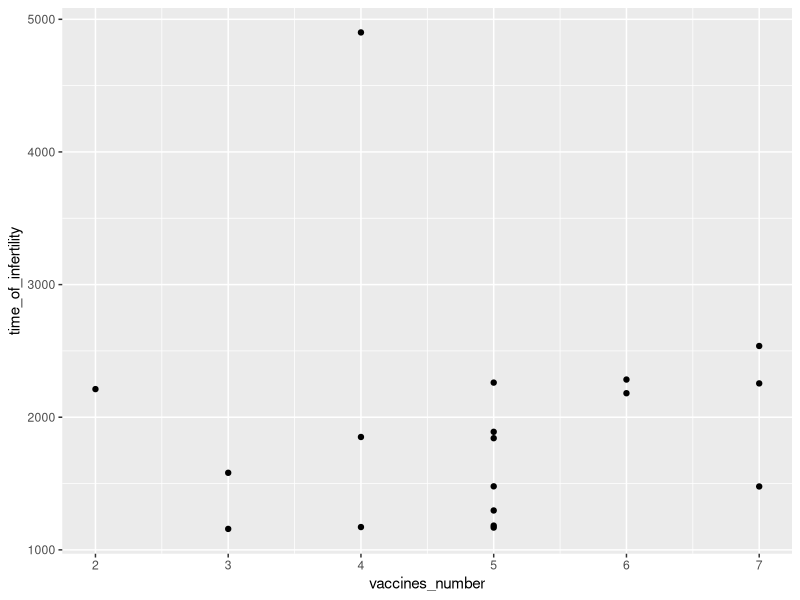
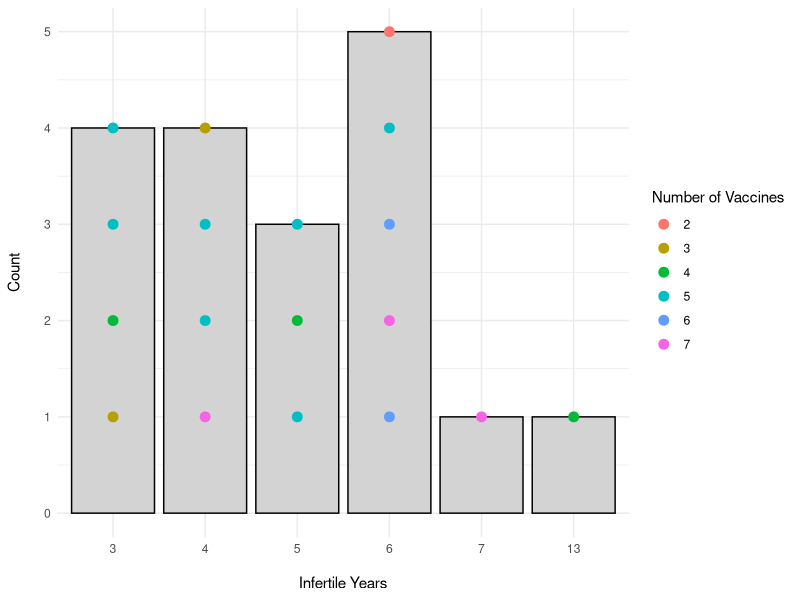
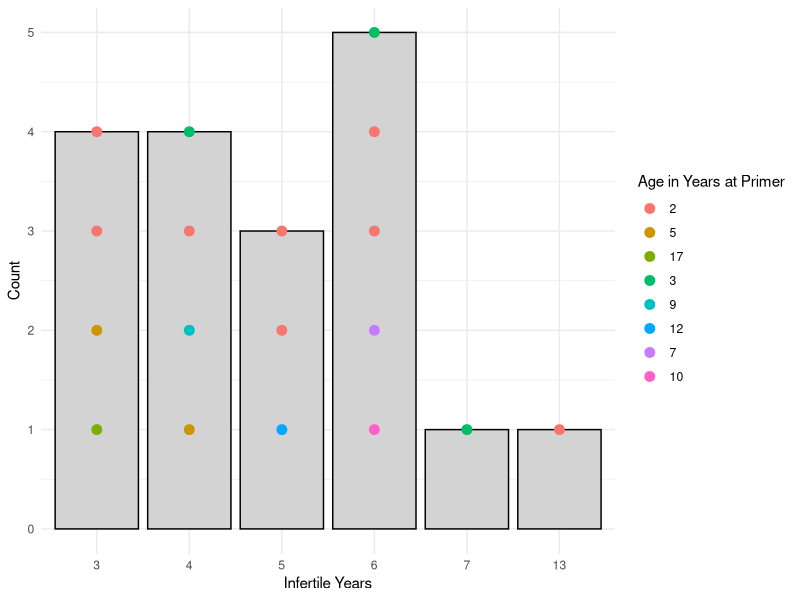

Reproduce these figures in R, in order. (Note: this script raises an error after producing the figures.)
# libraries and data import----
library(tidyverse)
library(readxl)
library(ggrepel)
library(lubridate)
library(gridExtra)

pzp <- read_excel("data/pzpdata.xlsx")
pzp <- mutate_if(pzp, is.POSIXct, as.Date)
pzp$Foal_DOB_P_9yr <- as.Date(pzp$Foal_DOB_P_9yr)
pzp$Foal_DOB_P_10yr <- as.Date(pzp$Foal_DOB_P_9yr)

# CURRENTLY WITH 2 YRS discarding treatment, just efficacy -> birth again -----
# got an initial primer and booster
pandb <- pzp %>%  filter(!is.na(Primer)& !is.na(Booster1))

str(pandb [, 30:39])

# had at least 3 years of recorded infertility
efficient <- pandb %>%
  filter(apply(select(., 30:39), 1, function(row) {
      runs <- rle(row == "NP")
      any(runs$values & runs$lengths >= 2) }))
# maybe change to 2 years?
  
View(efficient)
nrow(efficient) # 62/85

# make a variable for whether they gave birth post infertility period
# attempt 1 - 
# if 3 years infertile and then birth again, 1,
# if not than 0
efficient <- efficient %>%
  mutate(birth_again = apply(select(., 30:39), 1, function(row) {
    # Get run lengths 
    runs <- rle(row == "NP")
    # check for at least one run of 3 or more NAs followed by a non-NA
    for (i in seq_along(runs$lengths)) {
      if (runs$values[i] == TRUE && runs$lengths[i] >= 3) { 
        # At least 3 consecutive "NP"
        # Calculate the starting index for the remaining values after the NP run
        start_idx <- sum(runs$lengths[1:i]) + 1
        remaining_values <- row[start_idx:length(row)]
        # Check if there's any "YES" in the remaining values, ignoring NA values
        if (any(remaining_values == "YES", na.rm = TRUE)) {
          return(1) }}}
    return(0) }))

# attempt 2 - separate non-reversible and data deficient
efficient <- efficient %>%
  mutate(birth_again = apply(select(., 30:39), 1, function(row) {
    runs <- rle(row == "NP")
    # initialise
    first_condition_met <- FALSE
    # Check if: 3 or more consecutive "NP"s followed by a "YES"
    for (i in seq_along(runs$lengths)) {
      # runs already made in prev code - if delete that then need to put it here
      if (runs$values[i] == TRUE && runs$lengths[i] >= 2) { 
        # At least 3 consecutive "NP"
        start_idx <- sum(runs$lengths[1:i]) + 1
        remaining_values <- row[start_idx:length(row)]
        if (any(remaining_values == "YES", na.rm = TRUE)) {
          first_condition_met <- TRUE
          break}}}
    if (first_condition_met) {
      return(1) }
    # Check for the second condition: 5 or more consecutive "NP"s
    if (any(runs$values & runs$lengths >= 5)) {
      return(0)}
    return(2)  }))

efficient_zero <- efficient %>% filter(birth_again == 0)
efficient_one <- efficient %>% filter (birth_again == 1)
efficient_excluded <- efficient %>%  filter (birth_again == 2)
efficient_unambigous <- efficient %>% filter((birth_again ==1) |(birth_again ==0) )
efficient_unambigous$age_at_primer <- as.numeric(efficient_unambigous$Primer - efficient_unambigous$birth_date)
efficient_unambigous$vaccines_number <- rowSums(!is.na(efficient_unambigous[, c(5:12)]))


# is there an effect on the above grouping of a) age at primer and b) number of doses received?
model_age <- glm(birth_again ~ age_at_primer, data = efficient_unambigous, family = binomial )
summary(model_age)
# no effect, but also very small sample size
model_vaccines <- glm(birth_again ~ vaccines_number, data = efficient_unambigous, family = binomial )
summary(model_vaccines)
# :') the more vaccines received the more likely they are to be in the group that came back to birth
# small sample size, but also: maybe they were more likely to give birth and thats why they received the more vaccines?
# but it should actually be: vaccines received before coming back to birth for those that did.
# actually: cannot compare, since its biased if I count like this.
# differently for both groups: before coming back to those that did but overall for those that didnt.
# year in which they received primer?
efficient_unambigous$year_primer <- as.factor(year(efficient_unambigous$Primer))
model_year <- glm(birth_again ~ year_primer, data = efficient_unambigous, family = binomial)
summary(model_year)
# absolutely no effect

# how long on average were they infertile for?
efficient_one<- efficient_one %>% 
  mutate(time_infertility = case_when(
    !is.na(Foal_DOB_P_3yr) ~ Foal_DOB_P_3yr,
    !is.na(Foal_DOB_P_4yr) ~ Foal_DOB_P_4yr,
    !is.na(Foal_DOB_P_5yr) ~ Foal_DOB_P_5yr,
    !is.na(Foal_DOB_P_6yr) ~ Foal_DOB_P_6yr,
    !is.na(Foal_DOB_P_7yr) ~ Foal_DOB_P_7yr,
    !is.na(Foal_DOB_P_8yr) ~ Foal_DOB_P_8yr,
    !is.na(Foal_DOB_P_9yr) ~ Foal_DOB_P_9yr,
    !is.na(Foal_DOB_P_10yr) ~ Foal_DOB_P_10yr))


# days from primer to first foal
pzp <- pzp %>% 
  mutate(days_primer_to_firstfoal = as.numeric( first_foal_after_treatment - Primer))
efficient_one <- efficient_one %>%  mutate(time_of_infertility =
                              as.numeric(time_infertility - Primer))

str(efficient_one$time_of_infertility)
mean(efficient_one$time_of_infertility)/365
sd(efficient_one$time_of_infertility)/365 
# avg time of infertility: 5 years 7 months, sd 0.9779
max(efficient_one$time_of_infertility)/365  # 6.95
min(efficient_one$time_of_infertility)/365 # 4.05
efficient_one$vaccines_number <- rowSums(!is.na(efficient_one[, c(5:12)]))
efficient_one$age_at_primer <- as.numeric(efficient_one$Primer - efficient_one$birth_date)
mean(efficient_one$age_at_primer)/365 # 5.12 years old

(plot_vaccines <- ggplot (efficient_one, aes( x = vaccines_number, y = time_of_infertility))+ geom_point())
# doesnt make too much sense as dont know if they got the vacccines before or after

efficient_one <- efficient_one %>%
  mutate(infertility_years = round(time_of_infertility / 365))  

efficient_one <- efficient_one %>%
  group_by(infertility_years) %>%
  mutate(point_position = seq(1, n(), length.out = n()))  # Evenly distribute points

efficient_one <- efficient_one %>%
  mutate(infertility_years = factor(infertility_years))

#  Plot with bars and evenly distributed points
(plot_vaccines_2 <- ggplot(efficient_one, aes(x = infertility_years)) +
    # Bar plot layer
    geom_bar(fill = "lightgray", color = "black") +
    # Overlay points evenly distributed along a vertical line within the bar
    geom_point(aes(y = point_position, color = factor(vaccines_number)), 
               size = 3, position = position_nudge(x = 0)) +  # Adjust point size and nudge
    scale_color_discrete(name = "Number of Vaccines") +  # Color by number of vaccines
    labs(x = "\nInfertile Years", y = "Count\n") +  # Adjust labels
    theme_minimal() ) 
# again, this plot makes no sense

efficient_one <- efficient_one%>%
  mutate(age_in_years_at_primer = round(age_at_primer / 365))  
efficient_one<-  efficient_one %>%
  mutate(age_category = factor(age_in_years_at_primer))  

efficient_one <- efficient_one %>%
  group_by(infertility_years) %>%
  mutate(point_position = seq(1, n(), length.out = n()))  

(plot_vaccines_2 <- ggplot(efficient_one, aes(x = infertility_years)) +
    geom_bar(fill = "lightgray", color = "black") +
    geom_point(aes(y = point_position, color = age_category), 
               size = 3, position = position_nudge(x = 0)) +  
    scale_color_discrete(name= "Age in Years at Primer") +  
    labs(x = "Infertile Years", y = "Count") +  
    theme_minimal())

# Function to calculate the longest consecutive "NP" in a vector
longest_consecutive_np <- function(row) {
  # Convert the row to a character vector to handle cases like factors
  row <- as.character(row)
  # Find consecutive "NP" values
  rle_result <- rle(row == "NP")
  # Return the length of the longest run of TRUE (where "NP" occurs)
  max(rle_result$lengths[rle_result$values == TRUE], na.rm = TRUE)}

str(efficient_zero[, 30:39])

efficient_zero$infertile_years <- apply(efficient_zero[, 30:39], 1, longest_consecutive_np)
efficient_zero$vaccines_number <- rowSums(!is.na(efficient_two[, c(5:12)]))
efficient_zero$age_at_primer <- as.numeric(efficient_zero$Primer - efficient_zero$birth_date)
mean(efficient_zero$age_at_primer)/365  # 6.1 years old
sd(efficient_zero$age_at_primer)/365
min(efficient_zero$age_at_primer)/365
max(efficient_zero$age_at_primer)/365
(plot_vaccines <- ggplot (efficient_zero, aes( x = age_at_primer/365, y = infertile_years))+ geom_point())
# no but this makes no sense this is just the length of data we have...



# if we just look at the "standard treatment"----
# filter horses who got 2 or 3 vaccines
reversibility_data <- pzp %>% filter(!is.na(Primer) & !is.na(Booster1) 
                                     & is.na (Booster3) & is.na(Booster4)) %>% 
  mutate(which_vaccines = case_when(!is.na(Booster2) ~ "3",
                                    is.na(Booster2) ~ "2")) %>% 
  select (-Std_num, -Booster3, -Booster4, - DOB_latest_foal, -DOB_foal_year_before, -primer_on_time, -booster_on_time, 
          - fertility, -efficiency_year1)

(vaccines_summary <- reversibility_data %>% 
    group_by(which_vaccines) %>% 
    summarise(count = length(which_vaccines)))
# 60 got 2 vaccines, 86 got 3

str(reversibility_data[,25:34])
# add how many years of data we have
reversibility_data <- reversibility_data %>%
  mutate(years_of_data = 
           ifelse(!is.na(Primer_again), 
      as.numeric(format(Primer_again, "%Y")) - as.numeric(format(Primer, "%Y")),
      apply(select(., 25:34), 1, function(row) {
        # if they didnt start treatment again - 
        stop_index <- which(is.na(row) | row == "OUT")[1]
        if (is.na(stop_index)) {10 }
        # Maximum years if no NA or "OUT" is found 
        else {stop_index - 1} 
      })))# Count up to the first occurrence

# remove observations of horses with no data 
reversibility_data <- filter(reversibility_data, years_of_data != "0")

# variable for whether ever observed to give birth again (logi)
reversibility_data <- reversibility_data %>% 
  mutate(birth_again = sapply(1:nrow(.), function(i) {
    row <- as.vector(unlist(select(.[i,], 11:20)))
    booster_value <- if(which_vaccines[i] ==3) 
    {Booster2[i] } 
    else if (which_vaccines[i] ==2) {Booster1[i]}
    else {NA}
    any(row > booster_value, na.rm = TRUE)}))

# add when the first recorded birth post-treatment was if any
reversibility_data <- reversibility_data %>%
  mutate(date_birth_again = as.Date(sapply(1:nrow(.), function(i) {
    row <- as.vector(unlist(select(.[i, ], 11:20)))
    booster_value <- if (which_vaccines[i] == 3) { Booster2[i]} 
    else if (which_vaccines[i] == 2) 
    {Booster1[i]} 
    else { NA}
    if (birth_again[i]) 
    # this means if birth again is TRUE
    {return(min(row[!is.na(row) & row > booster_value]))} 
    else 
    {return(NA)  # If birth_again is FALSE, return NA
    }}))) 

str(reversibility_data)
(reversible_summary <- reversibility_data %>% 
    group_by(which_vaccines, birth_again) %>% 
    summarise(count = length(Name)))

reversibility_2vacc <- reversibility_data %>% filter(which_vaccines == 2)
reversibility_3vacc <- reversibility_data %>% filter(which_vaccines == 3)

# 2 vaccines
(reversibility_2vacc_sum_years <- reversibility_2vacc %>% 
    group_by(years_of_data) %>% 
    summarise(count = length (Name)))

(reversibility_2vacc_plot <- ggplot(reversibility_2vacc,
                                    aes(x = years_of_data, 
                                        fill = birth_again))+
    geom_histogram(binwidth = 0.5)+
    scale_fill_manual(values = c("#CD6600", "#1C86EE"), labels = c("No", "Yes"))+
    labs(x = "\nYears of data available", y = "Number of individuals\n")+
    ggtitle("a) Primer and one booster\n")+
    scale_x_continuous(breaks = c(1,2,3,4,5,6,7,8,9))+
    guides(fill=guide_legend(title="Gave birth post-treatment"))+
    scale_x_continuous(breaks = c(1,2,3,4,5,6,7,8,9))+
    theme_classic()+
    theme(legend.position = "none"))
ggsave("pzp/plots/years_vs_reversibility_2yrs.png", dpi = 600)


# 3 vaccines
(reversibility_3vacc_sum_years <- reversibility_3vacc %>% 
    group_by(years_of_data) %>% 
    summarise(count = length (Name)))

(reversibility_3vacc_plot <- ggplot(reversibility_3vacc,
                                    aes(x = years_of_data, 
                                        fill = birth_again))+
    scale_fill_manual(values = c("#CD6600", "#1C86EE"), labels = c("No", "Yes"))+
    labs(x = "\nYears of data available", y = "Number of individuals\n")+
    ggtitle ("b) Primer and two boosters\n")+
    scale_x_continuous(breaks = c(1,2,3,4,5,6,7,8,9))+
    guides(fill=guide_legend(title="Gave birth post-treatment"))+
    theme_classic()+
    theme(legend.position = "none")+
    geom_histogram(binwidth = 0.5))
ggsave("pzp/plots/years_vs_reversibility_3yrs.png", dpi = 600)

# side by side plot 
reversibility_combined <- grid.arrange(reversibility_2vacc_plot, reversibility_3vacc_plot, nrow = 1, ncol = 2)
ggsave("pzp/plots/reversible_vs_years.png", plot = reversibility_combined, dpi = 600)

# unnecessary now, check later what this is, i forgot----
pbb <-  pzp %>%  filter(!is.na(Primer)& !is.na(Booster1) & !is.na(Booster2)
                        & is.na(Booster3) & is.na(Booster4))

pbb <- pbb %>%
  mutate(birth_again = sapply(1:nrow(.), function(i) {
    # Extract the row as a vector of dates
    row <- as.vector(unlist(select(.[i, ], 14:23)))
    # Check if any non-NA value is greater than Booster2
    any(row > Booster2[i], na.rm = TRUE)}))

pbb_summary <- pbb %>% 
  group_by(birth_again) %>% 
  summarise(count = length(birth_again))
pbb_summary

pbb <- pbb %>%
  mutate(years_of_data = apply(select(., 31:39), 1, function(row) {
      # Find the position of the first NA or "OUT"
      stop_index <- which(is.na(row) | row == "OUT")[1]
      # Count up to the first occurrence
      return(stop_index - 1)}))
str(pbb[, 31:39])

pbb <- pbb %>% filter(years_of_data > 0)

# graphs
# is there a relationship between years of data and whether they come back to give birth or not?
# generally weird pattern.
# Age? I looked at this already but in the other group

# models on reversibility, currently with stricter data----

# 1- years of data
years_model <- glm( birth_again_strict ~ years_of_data, family = binomial, data = reversibility_data)
summary(years_model)
# + - the more years, the more likely it is to be true (0/1 in R)
# more likely to be false if fewer years of data, makes sense
# aic 87

# 2 - age at primer
reversibility_data <- mutate(reversibility_data, age_at_primer = as.numeric((Primer-birth_date)/365))
age_model <- glm(birth_again_strict ~age_at_primer, family = binomial, data = reversibility_data) 
summary(age_model)

# 3 - both
both_model <- glm(birth_again_strict ~ age_at_primer + years_of_data, family = binomial, data = reversibility_data) 
summary(both_model)
# still better with explaining just with the years of data

# 4 - years of data, no of vaccines
vaccines_model <- glm(birth_again_strict ~ years_of_data + which_vaccines, family = binomial, data = reversibility_data)     
summary(vaccines_model)
# not better

# try a random effect - not ok
# null 
null_model <- glm(birth_again_strict ~1, family = binomial, data = reversibility_data)
summary(null_model) # good its higher aic

# how long on average to first foal? From the end of treatment
reversibility_data <- mutate(reversibility_data,
                             time_to_foal = case_when(
                               which_vaccines == 2 ~ as.numeric((date_birth_again - Booster1)/365),
                               which_vaccines == 3 ~ as.numeric((date_birth_again - Booster2) /365)))

# average for everyone 
mean(reversibility_data$time_to_foal, na.rm = TRUE) # 1.5 years after last vaccine
# ok, so some seem to come back because vaccination was not efficient in the first place.
# they give birth immediately after B2, which means P and B didnt work.

# so what if we change the condition? Not just birth after B2 / B1, but birth after at least 1 infertile year.

# reversibility, standard treatment, stricter criteria ----

# did they give birth again, after at least 1 infertile year?
reversibility_data <- reversibility_data %>% 
  mutate(birth_again_strict = sapply(1:nrow(.), function(i) {
    row <- as.vector(unlist(select(.[i,], 11:20)))
    booster_value <- if(which_vaccines[i] ==3) 
    {Booster2[i] } 
    else if (which_vaccines[i] ==2) {Booster1[i]}
    else {NA}
    any(row > (booster_value+545), na.rm = TRUE) }))
    # the recorded birth has to be at least 1.5 years after the last vaccine
    # this ensures that there was at least 1 infertile year after the last vaccine was received
  

reversibility_data <- reversibility_data %>%
  mutate(birth_strict = as.Date(sapply(1:nrow(.), function(i) {
    row <- as.vector(unlist(select(.[i, ], 11:20)))
    booster_value <- if (which_vaccines[i] == 3) { Booster2[i]} 
    else if (which_vaccines[i] == 2) 
    {Booster1[i]} 
    else { NA}
    if (birth_again_strict[i]) 
    {return(min(row[!is.na(row) & row > (booster_value+545) ]))} 
    else {return(NA)}  }))) 
    # If birth_again is FALSE, return NA
  

reversibility_min2yrs <- reversibility_data %>% 
  filter(years_of_data != 1)
View(reversibility_min2yrs)

str(reversibility_data)
(reversible_summary_2 <- reversibility_min2yrs %>% 
    group_by(which_vaccines, birth_again_strict) %>% 
    summarise(count = length(Name)))
# 2 vaccines: 12 didnt come back, 9 did. 
# 3 vaccines: 53 didnt come back, 15 did.

reversibility_2vacc_strict <- reversibility_min2yrs %>% filter(which_vaccines == 2)
reversibility_2vacc_simple <- reversibility_data %>% filter(which_vaccines == 2)
reversibility_3vacc_strict <- reversibility_min2yrs %>% filter(which_vaccines == 3)

# 2 vaccines
(reversibility_2vacc_sum_years_strict <- reversibility_2vacc_strict %>% 
    group_by(years_of_data) %>% 
    summarise(count = length (Name)))

(reversibility_2vacc_plot_strict<- ggplot(reversibility_2vacc_strict,
                                          aes(x = years_of_data, 
                                              fill = birth_again_strict))+
    geom_histogram(binwidth = 0.5)+
    scale_fill_manual(values = c("#CD6600", "#1C86EE"), labels = c("No", "Yes"))+
    labs(x = "\nYears of data available", y = "Number of individuals\n")+
    ggtitle("a) Primer and one booster\n")+
    
    guides(fill=guide_legend(title="Gave birth post-treatment"))+
    theme_classic()+
     theme(legend.position = "none")+
    scale_x_continuous(breaks = c(1,2,3,4,5,6,7,8,9)))
ggsave("pzp/plots/years_vs_reversibility_2yrs.png", dpi = 600)


# 3 vaccines
(reversibility_3vacc_sum_years_strict <- reversibility_3vacc_strict %>% 
    group_by(years_of_data) %>% 
    summarise(count = length (Name)))

(reversibility_3vacc_plot_strict <- ggplot(reversibility_3vacc_strict,
                                    aes(x = years_of_data, 
                                        fill = birth_again_strict))+
    scale_fill_manual(values = c("#CD6600", "#1C86EE"), labels = c("No", "Yes"))+
    labs(x = "\nYears of data available", y = "Number of individuals\n")+
    ggtitle ("b) Primer and two boosters\n")+
    scale_x_continuous(breaks = c(1,2,3,4,5,6,7,8,9))+
    guides(fill=guide_legend(title="Gave birth post-treatment"))+
    theme_classic()+
    theme(legend.position = "none")+
    geom_histogram(binwidth = 0.5))
ggsave("pzp/plots/years_vs_reversibility_3yrs.png", dpi = 600)

reversibility_combined_strict <- grid.arrange(reversibility_2vacc_plot_strict, reversibility_3vacc_plot_strict, nrow = 1, ncol = 2)
ggsave("pzp/plots/reversible_vs_years_strict.png", plot = reversibility_combined_strict, dpi = 600)

reversibility_data <- mutate(reversibility_data,
                             time_to_foal_strict = case_when(
                               which_vaccines == 2 ~ as.numeric((birth_strict - Booster1)/365),
                               which_vaccines == 3 ~ as.numeric((birth_strict - Booster2) /365)))

# average for everyone 
mean(reversibility_data$time_to_foal_strict, na.rm = TRUE)
range(reversibility_data$time_to_foal_strict, na.rm = TRUE)
sd(reversibility_data$time_to_foal_strict, na.rm = TRUE)
# trying to plot data based on time since treatment  ----
# first - horses with 3 vaccines
# new df: each year, each horse, pregnant or not (if present)
# fix/ check year of foal:
# is it the year after B2 in this case? or year after primer?
reversibility_longer <- reversibility_3vacc_strict %>% 
  pivot_longer( cols= c(25:34), names_to = "Year_of_foal", values_to = "Pregnancy_status" )
#reversibility_longer <- reversibility_longer %>% 
#  filter(!is.na(Pregnancy_status)) %>% 
#  filter(Pregnancy_status != "NK") %>% 
#  filter(Pregnancy_status != "OUT")
nrow

reversibility_longer <- reversibility_longer %>% 
  filter(!is.na(Pregnancy_status)) %>% 
  filter(Pregnancy_status != "OUT" ) %>% 
  filter(Pregnancy_status != "NK")

# double check year 6
(year6_find_the_issue <- reversibility_3vacc_strict %>% 
  group_by(Foal_Status_P_6yr) %>% 
  summarise(count = length(Name)))

(reversibility_summary_attempt <- reversibility_longer %>% 
    group_by(Year_of_foal, Pregnancy_status ) %>% 
    summarise(count = sum(!is.na(Pregnancy_status))))

# try excluding those who were treated again
reversibility_longer <- reversibility_longer %>%
  mutate(Year_of_foal = as.numeric(str_extract(Year_of_foal, "\\d+")))
# redo calculations as i am not sure - ??

# reversibility_longer <- reversibility_longer %>%
#  filter(is.na(Primer_again) | (Year_of_foal ) < (as.numeric(format(Primer_again, "%Y")) - as.numeric(format(Primer, "%Y"))))
# this seems to cause the issue - but I dont understand why. 

reversibility_longer <- reversibility_longer %>% 
  mutate (years_between_primer_and_p2 = ifelse(is.na(Primer_again), NA, 
         (as.numeric(format(Primer_again, "%Y"))) - (as.numeric(format(Primer, "%Y"))))
         )

reversibility_longer <- reversibility_longer %>% 
  filter ((is.na (Primer_again)) | (!is.na(Primer_again) & Year_of_foal < years_between_primer_and_p2))


# an attempt at plot but i dont acc need the summary for this...
(plot_by_year <- ggplot(reversibility_longer,
                        aes(x = Year_of_foal, 
                            fill = Pregnancy_status))+
    scale_x_continuous(breaks = c(1,2,3,4,5,6,7,8,9))+
    labs(x = "Year", y = "Number of individuals")+
    scale_fill_manual(values = c("#CD6600", "#1C86EE"), labels = c("No foal", "Foal"))+
    geom_histogram(stat = "count")+
    theme_classic())  

# percentage attempt 

# Compute proportions within each year
reversibility_longer_percent <- reversibility_longer %>%
  group_by(Year_of_foal) %>%
  mutate(total = n()) %>%
  group_by(Year_of_foal, Pregnancy_status) %>%
  summarise(count = n(), .groups = "drop") %>%
  mutate(percent = 100 * count / sum(count))
reversibility_longer_percent

reversibility_longer_percent$year_of_foal <- as.factor(reversibility_longer_percent$Year_of_foal)

(plot_by_year_3vacc <- ggplot(reversibility_longer_percent, 
                        aes(x = factor(Year_of_foal), 
                            y = percent, 
                            fill = Pregnancy_status))+
    scale_x_discrete(labels = c("1\n (67)", "2\n(61)", "3\n(48)", 
                                "4\n (30)", "5\n (17)", "6\n (12)", 
                                "7\n (4)", "8\n(3)", "9\n(1)"))+
    # scale_x_continuous(breaks = c(1,2,3,4,5,6,7,8,9))+
    labs(x = "\nYear (sample size)", y = "% of all individuals with data for each year\n", fill = "Status")+
    geom_col(position = "fill") +  # Fill makes bars 100% stacked
    scale_fill_manual(values = c("orange", "skyblue"), labels = c("Not foaling", "Foaling")) +
   # scale_y_continuous(labels = scales::percent_format(scale = 1)) +  # Convert to percentage format
    theme_classic()+
    theme(legend.title = element_blank()))


ggsave("pzp/plots/returns_in_each_year_3vacc.png", dpi = 600)
# but have to somehow 1) add sample size
# b) make it clear that for some horses we simply do not have the data for 5 etc years,
# so it might be a false impression that they do not come back.
# AND ALSO: check what was the deal with those who got B3 and B4 BEFORE they got it
# or add that they were treated again but maybe were the ones for whom
# treatment was more reversible.

# ok, but also: if they got primer again, exclude them from the years after they got the P again.
# maybe if the date recorded for something is later than the p + years of data then exclude? 
# i dont knooow

reversibility_longer_2vacc <- reversibility_2vacc_simple %>% 
  # ABOVE, THIS USED TO BE 2VACC STRICT
  pivot_longer( cols= c(25:34), names_to = "Year_of_foal", values_to = "Pregnancy_status" )

reversibility_longer_2vacc <- reversibility_longer_2vacc %>% 
  filter(!is.na(Pregnancy_status)) %>% 
  filter(Pregnancy_status != "NK") %>% 
  filter(Pregnancy_status != "OUT")

reversibility_longer_2vacc <- reversibility_longer_2vacc %>% 
  mutate (years_between_primer_and_p2 = ifelse(is.na(Primer_again), NA, 
                                               (as.numeric(format(Primer_again, "%Y"))) - (as.numeric(format(Primer, "%Y"))))
  )

reversibility_longer_2vacc <- reversibility_longer_2vacc %>% 
  filter ((is.na (Primer_again)) | (!is.na(Primer_again) & Year_of_foal < years_between_primer_and_p2))


(reversibility_summary_attempt_2vacc <- reversibility_longer_2vacc %>% 
    group_by(Year_of_foal, Pregnancy_status ) %>% 
    summarise(count = sum(!is.na(Pregnancy_status))))
View(reversibility_summary_attempt_2vacc)
reversibility_summary_attempt <- reversibility_summary_attempt %>% 
  drop_na() %>% 
  filter(Pregnancy_status != "OUT") %>% 
  filter(Pregnancy_status != "NK")

# an attempt at plot but i dont acc need the summary for this...
(plot_by_year <- ggplot(reversibility_longer_2vacc,
                        aes(x = Year_of_foal, 
                            fill = Pregnancy_status))+
    scale_fill_manual(values = c("#CD6600", "#1C86EE"), labels = c("Not pregnant", "Pregnant"))+
    geom_histogram(stat = "count")+
    theme_classic())  

# percentage attempt 

# Compute proportions within each year
reversibility_longer_percent_2vacc <- reversibility_longer_2vacc %>%
  group_by(Year_of_foal) %>%
  mutate(total = n()) %>%
  group_by(Year_of_foal, Pregnancy_status) %>%
  summarise(count = n(), .groups = "drop") %>%
  mutate(percent = count / sum(count) * 100)  # Compute percentages

reversibility_longer_percent_2vacc$Year_of_foal <- as.factor(reversibility_longer_percent_2vacc$Year_of_foal)
reversibility_longer_percent_2vacc

# Plot as 100% stacked bars
(plot_by_year_2vacc <- ggplot(reversibility_longer_percent_2vacc, 
                        aes(x = Year_of_foal, 
                            y = percent, 
                            fill = Pregnancy_status)) +
    scale_x_discrete(labels = c("1\n (20)", "2\n(17)", "3\n(15)", 
                                "4\n (11)", "5\n (7)", "6\n (6)", 
                                "7\n (2)", "8\n(1)", "9\n(1)"))+
    geom_col(position = "fill") +  # Fill makes bars 100% stacked
    labs(x = "\nYear (sample size)", y = "% of all individuals with data for each year\n", fill = "Status")+
    scale_fill_manual(values = c("orange", "skyblue"), labels = c("Not foaling", "Foaling")) +
    # scale_y_continuous(labels = scales::percent_format(scale = 1)) +  # Convert to percentage format
    theme_classic()+
    theme(legend.title = element_blank()))

ggsave("pzp/plots/returns_in_each_year_2vacc.png", dpi = 600)


# ok, but also: if they got primer again, exclude them from the years after they got the P again.
# maybe if the date recorded for something is later than the p + years of data then exclude? 
# i dont knooow

reversibility_longer_2vacc <- reversibility_longer_2vacc %>%
  mutate(Year_of_foal = as.numeric(str_extract(Year_of_foal, "\\d+")))
# redo calculations as i am not sure

reversibility_longer_2vacc <- reversibility_longer_2vacc %>%
  filter(is.na(Primer_again) | (Year_of_foal - 1) <= (as.numeric(format(Primer_again, "%Y")) - as.numeric(format(Primer, "%Y"))))


View(reversibility_longer_2vacc)





# horses w more than 3 vaccines----
irregular_treatment <- pzp %>% filter(!is.na(Primer) &
                                        !is.na(Booster1)&
                                        !is.na(Booster2) ) %>% 
 filter (!is.na(Booster3) | (!is.na(Booster4)))
nrow(irregular_treatment)  

reversibility_longer_irregular <- irregular_treatment %>% 
  pivot_longer( cols= c(30:39), names_to = "Year_of_foal", values_to = "Pregnancy_status" )
reversibility_longer_irregular <- reversibility_longer_irregular %>% 
  filter(!is.na(Pregnancy_status)) %>% 
  filter(Pregnancy_status != "NK") %>% 
  filter(Pregnancy_status != "OUT")

reversibility_longer_irregular <- reversibility_longer_irregular %>%
  mutate(Year_of_foal = as.numeric(str_extract(Year_of_foal, "\\d+")))

reversibility_longer_irregular_percent <- reversibility_longer_irregular %>%
  group_by(Year_of_foal) %>%
  mutate(total = n()) %>%
  group_by(Year_of_foal, Pregnancy_status) %>%
  summarise(count = n(), .groups = "drop") %>%
  mutate(percent = 100 * count / sum(count))
reversibility_longer_irregular_percent

reversibility_longer_irregular_percent$year_of_foal <- as.factor(reversibility_longer_irregular_percent$Year_of_foal)

(plot_by_year_irregular <- ggplot(reversibility_longer_irregular_percent, 
                              aes(x = factor(Year_of_foal), 
                                  y = percent, 
                                  fill = Pregnancy_status))+
    scale_x_discrete(labels = c("1\n (19)", "2\n(18)", "3\n(20)", 
                                "4\n (17)", "5\n (13)", "6\n (12)", 
                                "7\n (9)", "8\n(7)", "9\n(2)"))+
    # scale_x_continuous(breaks = c(1,2,3,4,5,6,7,8,9))+
    labs(x = "\nYear (sample size)", y = "% of all individuals with data for each year\n")+
    geom_col(position = "fill") +  # Fill makes bars 100% stacked
    scale_fill_manual(values = c("#CD6600", "#1C86EE"), labels = c("Not pregnant", "Pregnant")) +
    # scale_y_continuous(labels = scales::percent_format(scale = 1)) +  # Convert to percentage format
    theme_classic())
ggsave("pzp/plots/returns_per_year_irregular.png", dpi = 600)

# look at a 4 year period after treatment
fouryear_subset <- reversibility_data %>% 
  filter(!is.na(Booster2)) %>% 
  filter(!is.na(Foal_Status_P_5yr) & Foal_Status_P_5yr != "NK" &  Foal_Status_P_5yr != "OUT" )
nrow(fouryear_subset)
View(fouryear_subset)


View(pzp)
pzp_summary <- pzp %>% 
  mutate(primer_year = year(Primer)) %>% 
  group_by(primer_year) %>% 
  summarise(count =n())

pzp_summary

ggplot(pzp_summary, aes(x = primer_year, y = count)) +
  geom_col(fill = "steelblue") +  
  labs(
       x = "Year",
       y = "Number of horses") +
  theme_minimal() +
  scale_x_continuous(breaks = seq(min(pzp_summary$primer_year), max(pzp_summary$primer_year), 1))
